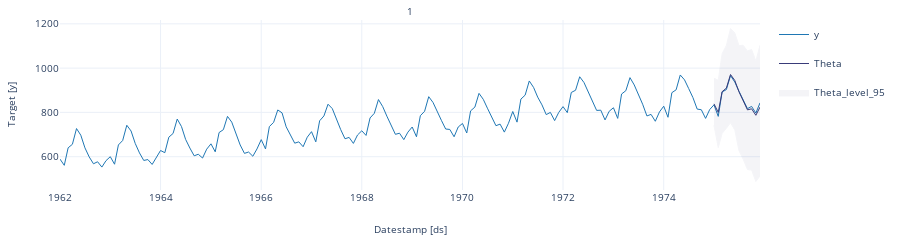

The code cell stored with this chart in its notebook:
### Markdown cell above
Let's plot the same graph using the plot function that comes in `Statsforecast`, as shown below.

### Code cell
sf.plot(df, forecast_df, level=[95])

### Figure 1 — Plotly figure (JSON) as saved in the notebook; plotly's stock layout.template omitted (floating-point values rounded to 4 significant figures; data arrays with more than 128 entries replaced by an {"elided": "..."} marker saying what was removed)
{"data": [{"legendgroup": "y", "line": {"color": "#1f77b4", "width": 1}, "mode": "lines", "name": "y", "showlegend": true, "type": "scatter", "x": {"elided": "168 str values"}, "xaxis": "x", "y": {"elided": "168 int values"}, "yaxis": "y"}, {"legendgroup": "Theta", "line": {"color": "#393b79", "width": 1}, "mode": "lines", "name": "Theta", "showlegend": true, "type": "scatter", "x": ["1975-01-01T00:00:00", "1975-02-01T00:00:00", "1975-03-01T00:00:00", "1975-04-01T00:00:00", "1975-05-01T00:00:00", "1975-06-01T00:00:00", "1975-07-01T00:00:00", "1975-08-01T00:00:00", "1975-09-01T00:00:00", "1975-10-01T00:00:00", "1975-11-01T00:00:00", "1975-12-01T00:00:00"], "xaxis": "x", "y": [838.6, 800.2, 893.5, 909.8, 971.1, 944.3, 893.5, 852.1, 811.5, 816.2, 787.0, 823.8], "yaxis": "y"}, {"fill": "toself", "fillcolor": "#393b79", "legendgroup": "Theta_level_95", "line": {"color": "#393b79", "width": 1}, "mode": "lines", "name": "Theta_level_95", "opacity": 0.05, "showlegend": true, "type": "scatter", "x": ["1975-01-01T00:00:00.000000000", "1975-02-01T00:00:00.000000000", "1975-03-01T00:00:00.000000000", "1975-04-01T00:00:00.000000000", "1975-05-01T00:00:00.000000000", "1975-06-01T00:00:00.000000000", "1975-07-01T00:00:00.000000000", "1975-08-01T00:00:00.000000000", "1975-09-01T00:00:00.000000000", "1975-10-01T00:00:00.000000000", "1975-11-01T00:00:00.000000000", "1975-12-01T00:00:00.000000000", "1975-12-01T00:00:00.000000000", "1975-11-01T00:00:00.000000000", "1975-10-01T00:00:00.000000000", "1975-09-01T00:00:00.000000000", "1975-08-01T00:00:00.000000000", "1975-07-01T00:00:00.000000000", "1975-06-01T00:00:00.000000000", "1975-05-01T00:00:00.000000000", "1975-04-01T00:00:00.000000000", "1975-03-01T00:00:00.000000000", "1975-02-01T00:00:00.000000000", "1975-01-01T00:00:00.000000000"], "xaxis": "x", "y": [954.4, 945.0, 1065.0, 1103.0, 1179.0, 1159.0, 1102.0, 1103.0, 1077.0, 1084.0, 1032.0, 1102.0, 512.7, 487.9, 539.7, 541.8, 588.6, 627.7, 721.0, 753.6, 728.3, 705.1, 640.8, 741.3], "yaxis": "y"}], "layout": {"annotations": [{"font": {"size": 10}, "showarrow": false, "text": "1", "x": 0.5, "xanchor": "center", "xref": "paper", "y": 1, "yanchor": "bottom", "yref": "paper"}, {"font": {"size": 10}, "showarrow": false, "text": "Datestamp [ds]", "x": 0.5, "xanchor": "center", "xref": "paper", "y": 0, "yanchor": "top", "yref": "paper", "yshift": -30}, {"font": {"size": 10}, "showarrow": false, "text": "Target [y]", "textangle": -90, "x": 0, "xanchor": "right", "xref": "paper", "xshift": -40, "y": 0.5, "yanchor": "middle", "yref": "paper"}], "autosize": true, "font": {"size": 10}, "height": 150, "margin": {"b": 50, "l": 60, "r": 10, "t": 20}, "xaxis": {"anchor": "y", "domain": [0, 1], "showticklabels": true, "visible": true}, "yaxis": {"anchor": "x", "domain": [0, 1]}}}
